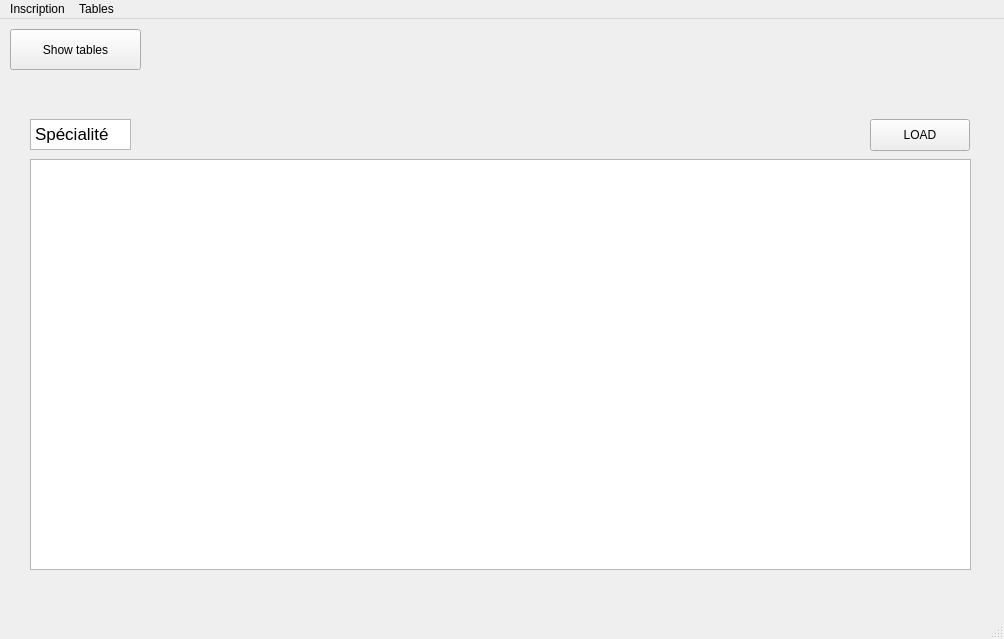
<?xml version="1.0" encoding="UTF-8"?>
<ui version="4.0">
 <class>MainWindow</class>
 <widget class="QMainWindow" name="MainWindow">
  <property name="geometry">
   <rect>
    <x>0</x>
    <y>0</y>
    <width>1004</width>
    <height>639</height>
   </rect>
  </property>
  <property name="windowTitle">
   <string>MainWindow</string>
  </property>
  <widget class="QWidget" name="centralwidget">
   <widget class="QPushButton" name="pushButton">
    <property name="geometry">
     <rect>
      <x>10</x>
      <y>10</y>
      <width>131</width>
      <height>41</height>
     </rect>
    </property>
    <property name="text">
     <string>Show tables</string>
    </property>
   </widget>
   <widget class="QStackedWidget" name="pages">
    <property name="geometry">
     <rect>
      <x>10</x>
      <y>60</y>
      <width>971</width>
      <height>531</height>
     </rect>
    </property>
    <property name="currentIndex">
     <number>9</number>
    </property>
    <widget class="QWidget" name="loginPage">
     <widget class="QLabel" name="loginPic">
      <property name="geometry">
       <rect>
        <x>140</x>
        <y>130</y>
        <width>261</width>
        <height>251</height>
       </rect>
      </property>
      <property name="text">
       <string/>
      </property>
      <property name="pixmap">
       <pixmap>pictures/login.png</pixmap>
      </property>
      <property name="scaledContents">
       <bool>true</bool>
      </property>
     </widget>
     <widget class="QGroupBox" name="groupBox">
      <property name="geometry">
       <rect>
        <x>460</x>
        <y>180</y>
        <width>261</width>
        <height>111</height>
       </rect>
      </property>
      <property name="title">
       <string>Connectez-vous</string>
      </property>
      <layout class="QVBoxLayout" name="verticalLayout">
       <item>
        <layout class="QHBoxLayout" name="horizontalLayout">
         <item>
          <widget class="QLabel" name="nissLabel">
           <property name="text">
            <string>NISS</string>
           </property>
          </widget>
         </item>
         <item>
          <widget class="QLineEdit" name="nissText">
           <property name="placeholderText">
            <string>Votre NISS</string>
           </property>
          </widget>
         </item>
        </layout>
       </item>
       <item>
        <widget class="QPushButton" name="connectionButton">
         <property name="sizePolicy">
          <sizepolicy hsizetype="Minimum" vsizetype="Preferred">
           <horstretch>0</horstretch>
           <verstretch>0</verstretch>
          </sizepolicy>
         </property>
         <property name="text">
          <string>Connection</string>
         </property>
        </widget>
       </item>
      </layout>
     </widget>
    </widget>
    <widget class="QWidget" name="accountPage">
     <widget class="QGroupBox" name="groupBox_2">
      <property name="geometry">
       <rect>
        <x>0</x>
        <y>30</y>
        <width>381</width>
        <height>121</height>
       </rect>
      </property>
      <property name="title">
       <string>Modifiez vos informations !</string>
      </property>
      <widget class="QWidget" name="layoutWidget">
       <property name="geometry">
        <rect>
         <x>10</x>
         <y>40</y>
         <width>361</width>
         <height>71</height>
        </rect>
       </property>
       <layout class="QVBoxLayout" name="verticalLayout_2">
        <item>
         <layout class="QHBoxLayout" name="horizontalLayout_2">
          <item>
           <widget class="QComboBox" name="editMP">
            <property name="sizePolicy">
             <sizepolicy hsizetype="Preferred" vsizetype="Preferred">
              <horstretch>0</horstretch>
              <verstretch>0</verstretch>
             </sizepolicy>
            </property>
            <item>
             <property name="text">
              <string>Nouveau Médecin</string>
             </property>
            </item>
            <item>
             <property name="text">
              <string>Nouveau Pharmacien</string>
             </property>
            </item>
           </widget>
          </item>
          <item>
           <widget class="QLineEdit" name="editMPText">
            <property name="sizePolicy">
             <sizepolicy hsizetype="Preferred" vsizetype="Preferred">
              <horstretch>0</horstretch>
              <verstretch>0</verstretch>
             </sizepolicy>
            </property>
            <property name="placeholderText">
             <string>INAMI</string>
            </property>
           </widget>
          </item>
         </layout>
        </item>
        <item>
         <widget class="QPushButton" name="submit">
          <property name="sizePolicy">
           <sizepolicy hsizetype="Preferred" vsizetype="Preferred">
            <horstretch>0</horstretch>
            <verstretch>0</verstretch>
           </sizepolicy>
          </property>
          <property name="text">
           <string>Soumettre</string>
          </property>
         </widget>
        </item>
       </layout>
      </widget>
     </widget>
    </widget>
    <widget class="QWidget" name="signPatient">
     <widget class="QGroupBox" name="groupBox_3">
      <property name="geometry">
       <rect>
        <x>310</x>
        <y>30</y>
        <width>341</width>
        <height>441</height>
       </rect>
      </property>
      <property name="title">
       <string>Inscrire un Nouveau Patient</string>
      </property>
      <widget class="QWidget" name="layoutWidget">
       <property name="geometry">
        <rect>
         <x>0</x>
         <y>30</y>
         <width>341</width>
         <height>411</height>
        </rect>
       </property>
       <layout class="QVBoxLayout" name="verticalLayout_3">
        <item>
         <layout class="QHBoxLayout" name="horizontalLayout_3">
          <item>
           <widget class="QLabel" name="label_4">
            <property name="text">
             <string>NISS</string>
            </property>
           </widget>
          </item>
          <item>
           <widget class="QLineEdit" name="nissPatient">
            <property name="placeholderText">
             <string>NISS</string>
            </property>
           </widget>
          </item>
         </layout>
        </item>
        <item>
         <layout class="QHBoxLayout" name="horizontalLayout_4">
          <item>
           <widget class="QLabel" name="label_5">
            <property name="text">
             <string>Votre Nom</string>
            </property>
           </widget>
          </item>
          <item>
           <widget class="QLineEdit" name="namePatient">
            <property name="placeholderText">
             <string>Nom</string>
            </property>
           </widget>
          </item>
         </layout>
        </item>
        <item>
         <layout class="QHBoxLayout" name="horizontalLayout_5">
          <item>
           <widget class="QLabel" name="label_6">
            <property name="text">
             <string>Votre Prénom</string>
            </property>
           </widget>
          </item>
          <item>
           <widget class="QLineEdit" name="fnamePatient">
            <property name="placeholderText">
             <string>Prénom</string>
            </property>
           </widget>
          </item>
         </layout>
        </item>
        <item>
         <layout class="QHBoxLayout" name="horizontalLayout_6">
          <item>
           <widget class="QLabel" name="label_7">
            <property name="text">
             <string>Votre Genre</string>
            </property>
           </widget>
          </item>
          <item>
           <widget class="QComboBox" name="genderPatient">
            <property name="placeholderText">
             <string>Genre</string>
            </property>
            <item>
             <property name="text">
              <string>Homme</string>
             </property>
            </item>
            <item>
             <property name="text">
              <string>Femme</string>
             </property>
            </item>
            <item>
             <property name="text">
              <string>Autre</string>
             </property>
            </item>
           </widget>
          </item>
         </layout>
        </item>
        <item>
         <layout class="QHBoxLayout" name="horizontalLayout_7">
          <item>
           <widget class="QLabel" name="label_8">
            <property name="text">
             <string>Date de Naissance</string>
            </property>
           </widget>
          </item>
          <item>
           <widget class="QDateEdit" name="birthPatient">
            <property name="dateTime">
             <datetime>
              <hour>0</hour>
              <minute>0</minute>
              <second>0</second>
              <year>1999</year>
              <month>12</month>
              <day>26</day>
             </datetime>
            </property>
            <property name="maximumDateTime">
             <datetime>
              <hour>23</hour>
              <minute>59</minute>
              <second>59</second>
              <year>2023</year>
              <month>5</month>
              <day>30</day>
             </datetime>
            </property>
            <property name="maximumDate">
             <date>
              <year>2023</year>
              <month>5</month>
              <day>30</day>
             </date>
            </property>
            <property name="currentSection">
             <enum>QDateTimeEdit::MonthSection</enum>
            </property>
            <property name="displayFormat">
             <string>MM/dd/yyyy</string>
            </property>
            <property name="calendarPopup">
             <bool>true</bool>
            </property>
           </widget>
          </item>
         </layout>
        </item>
        <item>
         <layout class="QHBoxLayout" name="horizontalLayout_8">
          <item>
           <widget class="QLabel" name="label_9">
            <property name="text">
             <string>Votre Email</string>
            </property>
           </widget>
          </item>
          <item>
           <widget class="QLineEdit" name="mailPatient">
            <property name="placeholderText">
             <string>Email</string>
            </property>
           </widget>
          </item>
         </layout>
        </item>
        <item>
         <layout class="QHBoxLayout" name="horizontalLayout_9">
          <item>
           <widget class="QLabel" name="label_10">
            <property name="text">
             <string>Numéro de Téléphone</string>
            </property>
           </widget>
          </item>
          <item>
           <widget class="QLineEdit" name="phonePatient">
            <property name="text">
             <string>+32</string>
            </property>
            <property name="placeholderText">
             <string>Téléphone</string>
            </property>
           </widget>
          </item>
         </layout>
        </item>
        <item>
         <layout class="QHBoxLayout" name="horizontalLayout_10">
          <item>
           <widget class="QLabel" name="label_11">
            <property name="text">
             <string>Pharmacien de référence</string>
            </property>
           </widget>
          </item>
          <item>
           <widget class="QLineEdit" name="refP">
            <property name="placeholderText">
             <string>INAMI Pharmacien</string>
            </property>
           </widget>
          </item>
         </layout>
        </item>
        <item>
         <layout class="QHBoxLayout" name="horizontalLayout_11">
          <item>
           <widget class="QLabel" name="label_12">
            <property name="text">
             <string>Médecin de référence</string>
            </property>
           </widget>
          </item>
          <item>
           <widget class="QLineEdit" name="refM">
            <property name="placeholderText">
             <string>INAMI Médecin</string>
            </property>
           </widget>
          </item>
         </layout>
        </item>
        <item>
         <widget class="QPushButton" name="signPatient_2">
          <property name="text">
           <string>Inscription</string>
          </property>
         </widget>
        </item>
       </layout>
      </widget>
     </widget>
    </widget>
    <widget class="QWidget" name="signMedecin">
     <widget class="QGroupBox" name="groupBox_4">
      <property name="geometry">
       <rect>
        <x>300</x>
        <y>30</y>
        <width>341</width>
        <height>441</height>
       </rect>
      </property>
      <property name="title">
       <string>Inscrire un Nouveau Médecin</string>
      </property>
      <widget class="QWidget" name="layoutWidget_2">
       <property name="geometry">
        <rect>
         <x>0</x>
         <y>30</y>
         <width>341</width>
         <height>411</height>
        </rect>
       </property>
       <layout class="QVBoxLayout" name="verticalLayout_4">
        <item>
         <layout class="QHBoxLayout" name="horizontalLayout_12">
          <item>
           <widget class="QLabel" name="label_13">
            <property name="text">
             <string>INAMI</string>
            </property>
           </widget>
          </item>
          <item>
           <widget class="QLineEdit" name="inamiM">
            <property name="placeholderText">
             <string>INAMI</string>
            </property>
           </widget>
          </item>
         </layout>
        </item>
        <item>
         <layout class="QHBoxLayout" name="horizontalLayout_13">
          <item>
           <widget class="QLabel" name="label_14">
            <property name="text">
             <string>Nom</string>
            </property>
           </widget>
          </item>
          <item>
           <widget class="QLineEdit" name="nameM">
            <property name="placeholderText">
             <string>Nom</string>
            </property>
           </widget>
          </item>
         </layout>
        </item>
        <item>
         <layout class="QHBoxLayout" name="horizontalLayout_14">
          <item>
           <widget class="QLabel" name="label_15">
            <property name="text">
             <string>Numéro de Téléphone</string>
            </property>
           </widget>
          </item>
          <item>
           <widget class="QLineEdit" name="phoneM">
            <property name="text">
             <string>+32</string>
            </property>
            <property name="placeholderText">
             <string>N° de Téléphone</string>
            </property>
           </widget>
          </item>
         </layout>
        </item>
        <item>
         <layout class="QHBoxLayout" name="horizontalLayout_17">
          <item>
           <widget class="QLabel" name="label_18">
            <property name="text">
             <string>Email</string>
            </property>
           </widget>
          </item>
          <item>
           <widget class="QLineEdit" name="mailM">
            <property name="placeholderText">
             <string>Email</string>
            </property>
           </widget>
          </item>
         </layout>
        </item>
        <item>
         <layout class="QHBoxLayout" name="horizontalLayout_18">
          <item>
           <widget class="QLabel" name="label_19">
            <property name="text">
             <string>Spécialisation</string>
            </property>
           </widget>
          </item>
          <item>
           <widget class="QLineEdit" name="specM">
            <property name="placeholderText">
             <string>Nom de la Spécialisation</string>
            </property>
           </widget>
          </item>
         </layout>
        </item>
        <item>
         <widget class="QPushButton" name="signM">
          <property name="text">
           <string>Inscription</string>
          </property>
         </widget>
        </item>
       </layout>
      </widget>
     </widget>
    </widget>
    <widget class="QWidget" name="signPharmacien">
     <widget class="QGroupBox" name="groupBox_5">
      <property name="geometry">
       <rect>
        <x>300</x>
        <y>40</y>
        <width>341</width>
        <height>441</height>
       </rect>
      </property>
      <property name="title">
       <string>Inscrire un Nouveau Pharmacien</string>
      </property>
      <widget class="QWidget" name="layoutWidget_3">
       <property name="geometry">
        <rect>
         <x>0</x>
         <y>30</y>
         <width>341</width>
         <height>411</height>
        </rect>
       </property>
       <layout class="QVBoxLayout" name="verticalLayout_5">
        <item>
         <layout class="QHBoxLayout" name="horizontalLayout_15">
          <item>
           <widget class="QLabel" name="label_16">
            <property name="text">
             <string>INAMI</string>
            </property>
           </widget>
          </item>
          <item>
           <widget class="QLineEdit" name="inamiP">
            <property name="placeholderText">
             <string>INAMI</string>
            </property>
           </widget>
          </item>
         </layout>
        </item>
        <item>
         <layout class="QHBoxLayout" name="horizontalLayout_16">
          <item>
           <widget class="QLabel" name="label_17">
            <property name="text">
             <string>Nom</string>
            </property>
           </widget>
          </item>
          <item>
           <widget class="QLineEdit" name="namePhar">
            <property name="placeholderText">
             <string>Nom</string>
            </property>
           </widget>
          </item>
         </layout>
        </item>
        <item>
         <layout class="QHBoxLayout" name="horizontalLayout_19">
          <item>
           <widget class="QLabel" name="label_20">
            <property name="text">
             <string>Numéro de Téléphone</string>
            </property>
           </widget>
          </item>
          <item>
           <widget class="QLineEdit" name="phonePhar">
            <property name="text">
             <string>+32</string>
            </property>
            <property name="placeholderText">
             <string>N° de Téléphone</string>
            </property>
           </widget>
          </item>
         </layout>
        </item>
        <item>
         <layout class="QHBoxLayout" name="horizontalLayout_20">
          <item>
           <widget class="QLabel" name="label_21">
            <property name="text">
             <string>Email</string>
            </property>
           </widget>
          </item>
          <item>
           <widget class="QLineEdit" name="mailPhar">
            <property name="placeholderText">
             <string>Email</string>
            </property>
           </widget>
          </item>
         </layout>
        </item>
        <item>
         <widget class="QPushButton" name="signPhar">
          <property name="text">
           <string>Inscription</string>
          </property>
         </widget>
        </item>
       </layout>
      </widget>
     </widget>
    </widget>
    <widget class="QWidget" name="Dossier">
     <widget class="QPushButton" name="boutonLoadDossier">
      <property name="geometry">
       <rect>
        <x>860</x>
        <y>40</y>
        <width>100</width>
        <height>32</height>
       </rect>
      </property>
      <property name="text">
       <string>LOAD</string>
      </property>
     </widget>
     <widget class="QTableView" name="tableViewDossier">
      <property name="geometry">
       <rect>
        <x>20</x>
        <y>80</y>
        <width>941</width>
        <height>411</height>
       </rect>
      </property>
     </widget>
     <widget class="QTextBrowser" name="textBrowser_8">
      <property name="geometry">
       <rect>
        <x>20</x>
        <y>40</y>
        <width>101</width>
        <height>31</height>
       </rect>
      </property>
      <property name="html">
       <string>&lt;!DOCTYPE HTML PUBLIC &quot;-//W3C//DTD HTML 4.0//EN&quot; &quot;http://www.w3.org/TR/REC-html40/strict.dtd&quot;&gt;
&lt;html&gt;&lt;head&gt;&lt;meta name=&quot;qrichtext&quot; content=&quot;1&quot; /&gt;&lt;meta charset=&quot;utf-8&quot; /&gt;&lt;style type=&quot;text/css&quot;&gt;
p, li { white-space: pre-wrap; }
hr { height: 1px; border-width: 0; }
li.unchecked::marker { content: &quot;\2610&quot;; }
li.checked::marker { content: &quot;\2612&quot;; }
&lt;/style&gt;&lt;/head&gt;&lt;body style=&quot; font-family:'.AppleSystemUIFont'; font-size:13pt; font-weight:400; font-style:normal;&quot;&gt;
&lt;p style=&quot; margin-top:0px; margin-bottom:0px; margin-left:0px; margin-right:0px; -qt-block-indent:0; text-indent:0px;&quot;&gt;Dossier&lt;/p&gt;&lt;/body&gt;&lt;/html&gt;</string>
      </property>
     </widget>
    </widget>
    <widget class="QWidget" name="Medicament">
     <widget class="QTableView" name="tableViewMedicament">
      <property name="geometry">
       <rect>
        <x>20</x>
        <y>80</y>
        <width>941</width>
        <height>411</height>
       </rect>
      </property>
     </widget>
     <widget class="QTextBrowser" name="textBrowser_6">
      <property name="geometry">
       <rect>
        <x>20</x>
        <y>40</y>
        <width>101</width>
        <height>31</height>
       </rect>
      </property>
      <property name="html">
       <string>&lt;!DOCTYPE HTML PUBLIC &quot;-//W3C//DTD HTML 4.0//EN&quot; &quot;http://www.w3.org/TR/REC-html40/strict.dtd&quot;&gt;
&lt;html&gt;&lt;head&gt;&lt;meta name=&quot;qrichtext&quot; content=&quot;1&quot; /&gt;&lt;meta charset=&quot;utf-8&quot; /&gt;&lt;style type=&quot;text/css&quot;&gt;
p, li { white-space: pre-wrap; }
hr { height: 1px; border-width: 0; }
li.unchecked::marker { content: &quot;\2610&quot;; }
li.checked::marker { content: &quot;\2612&quot;; }
&lt;/style&gt;&lt;/head&gt;&lt;body style=&quot; font-family:'.AppleSystemUIFont'; font-size:13pt; font-weight:400; font-style:normal;&quot;&gt;
&lt;p style=&quot; margin-top:0px; margin-bottom:0px; margin-left:0px; margin-right:0px; -qt-block-indent:0; text-indent:0px;&quot;&gt;Médicament&lt;/p&gt;&lt;/body&gt;&lt;/html&gt;</string>
      </property>
     </widget>
     <widget class="QPushButton" name="boutonLoadMedicament">
      <property name="geometry">
       <rect>
        <x>860</x>
        <y>40</y>
        <width>100</width>
        <height>32</height>
       </rect>
      </property>
      <property name="text">
       <string>LOAD</string>
      </property>
     </widget>
    </widget>
    <widget class="QWidget" name="Pathologie">
     <widget class="QTableView" name="tableViewPathologie">
      <property name="geometry">
       <rect>
        <x>20</x>
        <y>80</y>
        <width>941</width>
        <height>411</height>
       </rect>
      </property>
     </widget>
     <widget class="QPushButton" name="boutonLoadPathologie">
      <property name="geometry">
       <rect>
        <x>860</x>
        <y>40</y>
        <width>100</width>
        <height>32</height>
       </rect>
      </property>
      <property name="text">
       <string>LOAD</string>
      </property>
     </widget>
     <widget class="QTextBrowser" name="textBrowser_7">
      <property name="geometry">
       <rect>
        <x>20</x>
        <y>40</y>
        <width>101</width>
        <height>31</height>
       </rect>
      </property>
      <property name="html">
       <string>&lt;!DOCTYPE HTML PUBLIC &quot;-//W3C//DTD HTML 4.0//EN&quot; &quot;http://www.w3.org/TR/REC-html40/strict.dtd&quot;&gt;
&lt;html&gt;&lt;head&gt;&lt;meta name=&quot;qrichtext&quot; content=&quot;1&quot; /&gt;&lt;meta charset=&quot;utf-8&quot; /&gt;&lt;style type=&quot;text/css&quot;&gt;
p, li { white-space: pre-wrap; }
hr { height: 1px; border-width: 0; }
li.unchecked::marker { content: &quot;\2610&quot;; }
li.checked::marker { content: &quot;\2612&quot;; }
&lt;/style&gt;&lt;/head&gt;&lt;body style=&quot; font-family:'.AppleSystemUIFont'; font-size:13pt; font-weight:400; font-style:normal;&quot;&gt;
&lt;p style=&quot; margin-top:0px; margin-bottom:0px; margin-left:0px; margin-right:0px; -qt-block-indent:0; text-indent:0px;&quot;&gt;Pathologie&lt;/p&gt;&lt;/body&gt;&lt;/html&gt;</string>
      </property>
     </widget>
    </widget>
    <widget class="QWidget" name="Medecin">
     <widget class="QTableView" name="tableViewMedecin">
      <property name="geometry">
       <rect>
        <x>20</x>
        <y>80</y>
        <width>941</width>
        <height>411</height>
       </rect>
      </property>
     </widget>
     <widget class="QPushButton" name="boutonLoadMedecin">
      <property name="geometry">
       <rect>
        <x>860</x>
        <y>40</y>
        <width>100</width>
        <height>32</height>
       </rect>
      </property>
      <property name="text">
       <string>LOAD</string>
      </property>
     </widget>
     <widget class="QTextBrowser" name="textBrowser_9">
      <property name="geometry">
       <rect>
        <x>20</x>
        <y>40</y>
        <width>101</width>
        <height>31</height>
       </rect>
      </property>
      <property name="html">
       <string>&lt;!DOCTYPE HTML PUBLIC &quot;-//W3C//DTD HTML 4.0//EN&quot; &quot;http://www.w3.org/TR/REC-html40/strict.dtd&quot;&gt;
&lt;html&gt;&lt;head&gt;&lt;meta name=&quot;qrichtext&quot; content=&quot;1&quot; /&gt;&lt;meta charset=&quot;utf-8&quot; /&gt;&lt;style type=&quot;text/css&quot;&gt;
p, li { white-space: pre-wrap; }
hr { height: 1px; border-width: 0; }
li.unchecked::marker { content: &quot;\2610&quot;; }
li.checked::marker { content: &quot;\2612&quot;; }
&lt;/style&gt;&lt;/head&gt;&lt;body style=&quot; font-family:'.AppleSystemUIFont'; font-size:13pt; font-weight:400; font-style:normal;&quot;&gt;
&lt;p style=&quot; margin-top:0px; margin-bottom:0px; margin-left:0px; margin-right:0px; -qt-block-indent:0; text-indent:0px;&quot;&gt;Médecin&lt;/p&gt;&lt;/body&gt;&lt;/html&gt;</string>
      </property>
     </widget>
    </widget>
    <widget class="QWidget" name="Specialite">
     <widget class="QPushButton" name="boutonLoadSpecialite">
      <property name="geometry">
       <rect>
        <x>860</x>
        <y>40</y>
        <width>100</width>
        <height>32</height>
       </rect>
      </property>
      <property name="text">
       <string>LOAD</string>
      </property>
     </widget>
     <widget class="QTextBrowser" name="textBrowser_10">
      <property name="geometry">
       <rect>
        <x>20</x>
        <y>40</y>
        <width>101</width>
        <height>31</height>
       </rect>
      </property>
      <property name="html">
       <string>&lt;!DOCTYPE HTML PUBLIC &quot;-//W3C//DTD HTML 4.0//EN&quot; &quot;http://www.w3.org/TR/REC-html40/strict.dtd&quot;&gt;
&lt;html&gt;&lt;head&gt;&lt;meta name=&quot;qrichtext&quot; content=&quot;1&quot; /&gt;&lt;meta charset=&quot;utf-8&quot; /&gt;&lt;style type=&quot;text/css&quot;&gt;
p, li { white-space: pre-wrap; }
hr { height: 1px; border-width: 0; }
li.unchecked::marker { content: &quot;\2610&quot;; }
li.checked::marker { content: &quot;\2612&quot;; }
&lt;/style&gt;&lt;/head&gt;&lt;body style=&quot; font-family:'.AppleSystemUIFont'; font-size:13pt; font-weight:400; font-style:normal;&quot;&gt;
&lt;p style=&quot; margin-top:0px; margin-bottom:0px; margin-left:0px; margin-right:0px; -qt-block-indent:0; text-indent:0px;&quot;&gt;Spécialité&lt;/p&gt;&lt;/body&gt;&lt;/html&gt;</string>
      </property>
     </widget>
     <widget class="QTableView" name="tableViewSpecialite">
      <property name="geometry">
       <rect>
        <x>20</x>
        <y>80</y>
        <width>941</width>
        <height>411</height>
       </rect>
      </property>
     </widget>
    </widget>
   </widget>
  </widget>
  <widget class="QStatusBar" name="statusbar"/>
  <widget class="QMenuBar" name="menubar">
   <property name="geometry">
    <rect>
     <x>0</x>
     <y>0</y>
     <width>1004</width>
     <height>24</height>
    </rect>
   </property>
   <widget class="QMenu" name="menuInscription">
    <property name="title">
     <string>Inscription</string>
    </property>
    <addaction name="actionPatient"/>
    <addaction name="actionMedecin"/>
    <addaction name="actionPharmacien"/>
   </widget>
   <widget class="QMenu" name="menuTables">
    <property name="title">
     <string>Tables</string>
    </property>
    <addaction name="actionDossier"/>
    <addaction name="actionM_dicament"/>
    <addaction name="actionPathologie"/>
    <addaction name="actionM_decin"/>
    <addaction name="actionSp_cialit"/>
   </widget>
   <addaction name="menuInscription"/>
   <addaction name="menuTables"/>
  </widget>
  <action name="actionPatient">
   <property name="text">
    <string>Patient</string>
   </property>
  </action>
  <action name="actionMedecin">
   <property name="text">
    <string>Médecin</string>
   </property>
  </action>
  <action name="actionPharmacien">
   <property name="text">
    <string>Pharmacien</string>
   </property>
  </action>
  <action name="actionDossier">
   <property name="text">
    <string>dossier</string>
   </property>
  </action>
  <action name="actionM_dicament">
   <property name="text">
    <string>medicament</string>
   </property>
  </action>
  <action name="actionPathologie">
   <property name="text">
    <string>pathologie</string>
   </property>
  </action>
  <action name="actionM_decin">
   <property name="text">
    <string>medecin</string>
   </property>
  </action>
  <action name="actionSp_cialit">
   <property name="text">
    <string>specialite</string>
   </property>
  </action>
 </widget>
 <resources/>
 <connections/>
</ui>
